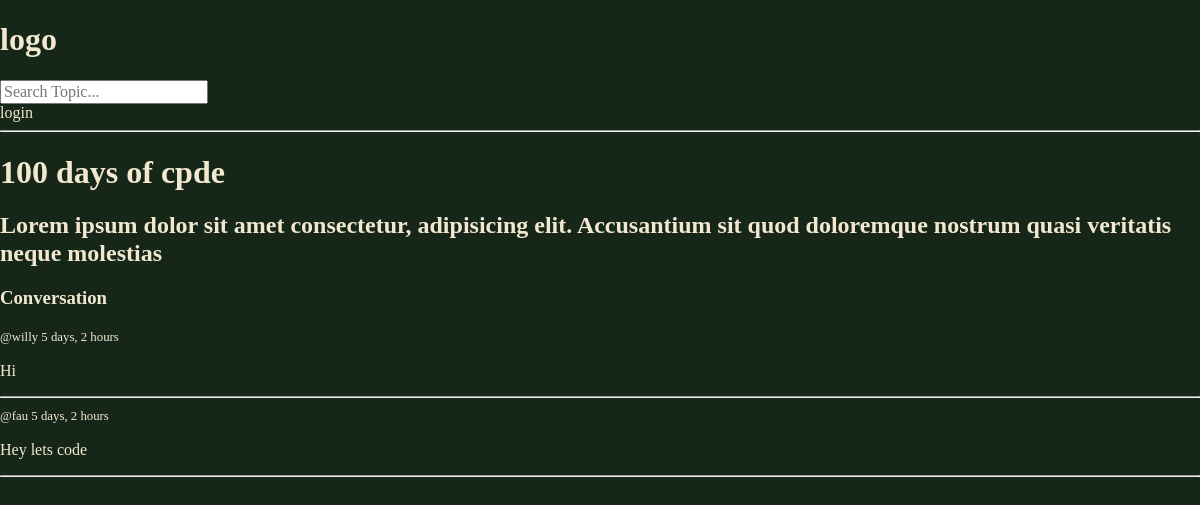
Before: /room/1/ with the older database file.
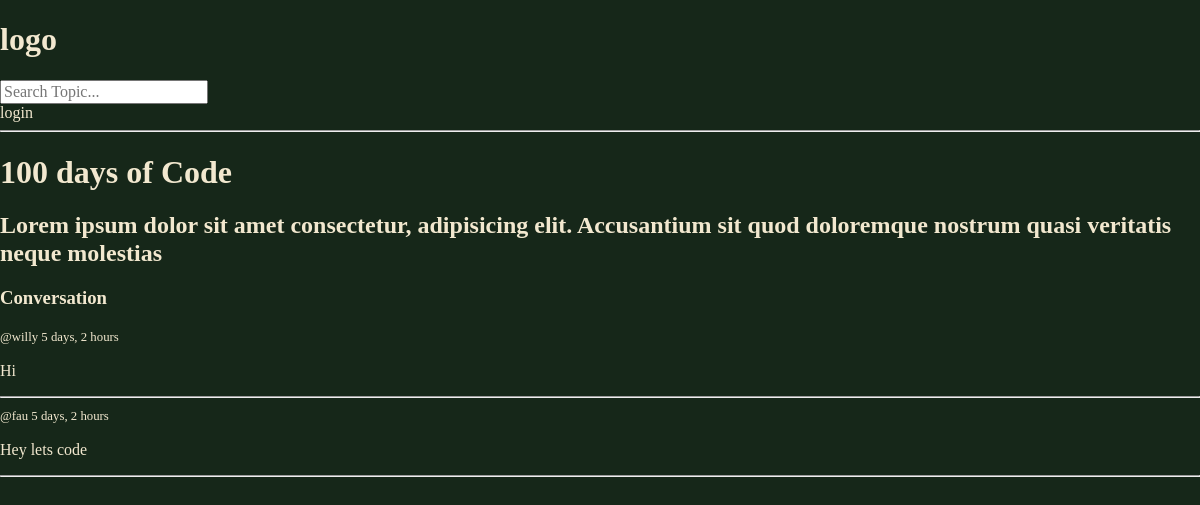
After: the same page with the newer database file.
### base/models.py (models this page shows, shortened)
class Room(models.Model):
    host = models.ForeignKey(User, on_delete=models.SET_NULL, null=True)
    topic = models.ForeignKey(Topic,on_delete=models.SET_NULL, null=True)
    name = models.CharField(max_length=200)
    description = models.TextField(null=True, blank=True)
    update = models.DateTimeField(auto_now=True)
    created = models.DateTimeField(auto_now_add=True)
    class Meta:
        ordering = ['-update', '-created']

### base/views.py (the view)
# urls.py: path('room/<str:pk>/', views.room, name='room'),
def room(request, pk):
    room = Room.objects.get(id=pk)
    room_messages = room.message_set.all().order_by('-created')
    context = {'room': room, 'room_messages': room_messages}
    return render(request, 'room.html', context)

### templates/room.html (shortened to what this page needs)
{% extends 'main.html'%}
{% block content%}
<h1>{{room.name}}</h1>
    <h2>{{room.description}}</h2>
<div class="comment-wrapper">
    <h3>Conversation</h3>
    {% for message in room_messages%}
    <div>
        <small>@{{message.user}}   {{message.created | timesince}}</small>
        <p>
            {{message.body}}
        </p>
        <hr>
    </div>
    {%endfor%}
</div>
{% endblock %}

Changed rows visible on the page:
changed Room: name "100 days of cpde" → "100 days of Code"
